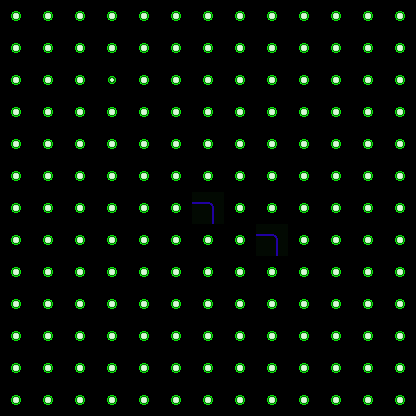

The image is a tile-based game level rendered from a .tmx file. Its description and complete source (layers, tilesets, objects, tile grids) follow:
An orthogonal 13x13 tile map with 32x32 px tiles, 1 tile layer (Middle), 2 tilesets.

<map version="1.9" tiledversion="1.9.0" orientation="orthogonal" renderorder="right-down" width="13" height="13" tilewidth="32" tileheight="32" infinite="0" nextlayerid="4" nextobjectid="1">
 <tileset firstgid="1" source="walls.tsx" />
 <tileset firstgid="14" source="location.tsx" />
 <layer id="3" name="Middle" width="13" height="13">
  <data encoding="csv">
16,16,16,16,16,16,16,16,16,16,16,16,16,
16,16,16,16,16,16,16,16,16,16,16,16,16,
16,16,16,15,16,16,16,16,16,16,16,16,16,
16,16,16,16,16,16,16,16,16,16,16,16,16,
16,16,16,16,16,16,16,16,16,16,16,16,16,
16,16,16,16,16,16,16,16,16,16,16,16,16,
16,16,16,16,16,16,3,16,16,16,16,16,16,
16,16,16,16,16,16,16,16,3,16,16,16,16,
16,16,16,16,16,16,16,16,16,16,16,16,16,
16,16,16,16,16,16,16,16,16,16,16,16,16,
16,16,16,16,16,16,16,16,16,16,16,16,16,
16,16,16,16,16,16,16,16,16,16,16,16,16,
16,16,16,16,16,16,16,16,16,16,16,16,16
</data>
 </layer>
</map>
